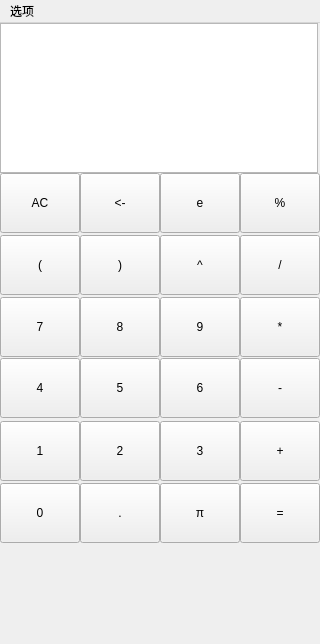
<?xml version="1.0" encoding="UTF-8"?>
<ui version="4.0">
 <class>MainWindow</class>
 <widget class="QMainWindow" name="MainWindow">
  <property name="geometry">
   <rect>
    <x>0</x>
    <y>0</y>
    <width>320</width>
    <height>644</height>
   </rect>
  </property>
  <property name="minimumSize">
   <size>
    <width>320</width>
    <height>515</height>
   </size>
  </property>
  <property name="maximumSize">
   <size>
    <width>320</width>
    <height>1000</height>
   </size>
  </property>
  <property name="sizeIncrement">
   <size>
    <width>0</width>
    <height>0</height>
   </size>
  </property>
  <property name="windowTitle">
   <string>计算器</string>
  </property>
  <widget class="QWidget" name="centralwidget">
   <widget class="QPushButton" name="pushButton_times">
    <property name="geometry">
     <rect>
      <x>240</x>
      <y>274</y>
      <width>80</width>
      <height>60</height>
     </rect>
    </property>
    <property name="text">
     <string>*</string>
    </property>
   </widget>
   <widget class="QPushButton" name="pushButton_right">
    <property name="geometry">
     <rect>
      <x>80</x>
      <y>212</y>
      <width>80</width>
      <height>60</height>
     </rect>
    </property>
    <property name="text">
     <string>)</string>
    </property>
   </widget>
   <widget class="QPushButton" name="pushButton_e">
    <property name="geometry">
     <rect>
      <x>160</x>
      <y>150</y>
      <width>80</width>
      <height>60</height>
     </rect>
    </property>
    <property name="text">
     <string>e</string>
    </property>
   </widget>
   <widget class="QPushButton" name="pushButton_7">
    <property name="geometry">
     <rect>
      <x>0</x>
      <y>274</y>
      <width>80</width>
      <height>60</height>
     </rect>
    </property>
    <property name="text">
     <string>7</string>
    </property>
   </widget>
   <widget class="QPushButton" name="pushButton_dot">
    <property name="geometry">
     <rect>
      <x>80</x>
      <y>460</y>
      <width>80</width>
      <height>60</height>
     </rect>
    </property>
    <property name="text">
     <string>.</string>
    </property>
   </widget>
   <widget class="QPushButton" name="pushButton_divide">
    <property name="geometry">
     <rect>
      <x>240</x>
      <y>212</y>
      <width>80</width>
      <height>60</height>
     </rect>
    </property>
    <property name="text">
     <string>/</string>
    </property>
   </widget>
   <widget class="QPushButton" name="pushButton_minus">
    <property name="geometry">
     <rect>
      <x>240</x>
      <y>335</y>
      <width>80</width>
      <height>60</height>
     </rect>
    </property>
    <property name="text">
     <string>-</string>
    </property>
   </widget>
   <widget class="QPushButton" name="pushButton_2">
    <property name="geometry">
     <rect>
      <x>80</x>
      <y>398</y>
      <width>80</width>
      <height>60</height>
     </rect>
    </property>
    <property name="text">
     <string>2</string>
    </property>
   </widget>
   <widget class="QPushButton" name="pushButton_4">
    <property name="geometry">
     <rect>
      <x>0</x>
      <y>335</y>
      <width>80</width>
      <height>60</height>
     </rect>
    </property>
    <property name="text">
     <string>4</string>
    </property>
   </widget>
   <widget class="QPushButton" name="pushButton_6">
    <property name="geometry">
     <rect>
      <x>160</x>
      <y>335</y>
      <width>80</width>
      <height>60</height>
     </rect>
    </property>
    <property name="sizePolicy">
     <sizepolicy hsizetype="Minimum" vsizetype="Fixed">
      <horstretch>0</horstretch>
      <verstretch>0</verstretch>
     </sizepolicy>
    </property>
    <property name="text">
     <string>6</string>
    </property>
   </widget>
   <widget class="QPushButton" name="pushButton_8">
    <property name="geometry">
     <rect>
      <x>80</x>
      <y>274</y>
      <width>80</width>
      <height>60</height>
     </rect>
    </property>
    <property name="text">
     <string>8</string>
    </property>
   </widget>
   <widget class="QPushButton" name="pushButton_AC">
    <property name="geometry">
     <rect>
      <x>0</x>
      <y>150</y>
      <width>80</width>
      <height>60</height>
     </rect>
    </property>
    <property name="text">
     <string>AC</string>
    </property>
   </widget>
   <widget class="QTextEdit" name="textEdit">
    <property name="geometry">
     <rect>
      <x>0</x>
      <y>0</y>
      <width>318</width>
      <height>150</height>
     </rect>
    </property>
    <property name="font">
     <font>
      <family>.萍方-简</family>
      <pointsize>18</pointsize>
     </font>
    </property>
    <property name="cursor" stdset="0">
     <cursorShape>IBeamCursor</cursorShape>
    </property>
    <property name="layoutDirection">
     <enum>Qt::LeftToRight</enum>
    </property>
    <property name="lineWrapMode">
     <enum>QTextEdit::NoWrap</enum>
    </property>
   </widget>
   <widget class="QPushButton" name="pushButton_5">
    <property name="geometry">
     <rect>
      <x>80</x>
      <y>335</y>
      <width>80</width>
      <height>60</height>
     </rect>
    </property>
    <property name="text">
     <string>5</string>
    </property>
   </widget>
   <widget class="QPushButton" name="pushButton_equal">
    <property name="geometry">
     <rect>
      <x>240</x>
      <y>460</y>
      <width>80</width>
      <height>60</height>
     </rect>
    </property>
    <property name="text">
     <string>=</string>
    </property>
   </widget>
   <widget class="QPushButton" name="pushButton_3">
    <property name="geometry">
     <rect>
      <x>160</x>
      <y>398</y>
      <width>80</width>
      <height>60</height>
     </rect>
    </property>
    <property name="text">
     <string>3</string>
    </property>
   </widget>
   <widget class="QPushButton" name="pushButton_plus">
    <property name="geometry">
     <rect>
      <x>240</x>
      <y>398</y>
      <width>80</width>
      <height>60</height>
     </rect>
    </property>
    <property name="text">
     <string>+</string>
    </property>
   </widget>
   <widget class="QPushButton" name="pushButton_BS">
    <property name="geometry">
     <rect>
      <x>80</x>
      <y>150</y>
      <width>80</width>
      <height>60</height>
     </rect>
    </property>
    <property name="text">
     <string>&lt;-</string>
    </property>
   </widget>
   <widget class="QPushButton" name="pushButton_0">
    <property name="geometry">
     <rect>
      <x>0</x>
      <y>460</y>
      <width>80</width>
      <height>60</height>
     </rect>
    </property>
    <property name="text">
     <string>0</string>
    </property>
   </widget>
   <widget class="QPushButton" name="pushButton_pi">
    <property name="geometry">
     <rect>
      <x>160</x>
      <y>460</y>
      <width>80</width>
      <height>60</height>
     </rect>
    </property>
    <property name="text">
     <string>π</string>
    </property>
   </widget>
   <widget class="QPushButton" name="pushButton_left">
    <property name="geometry">
     <rect>
      <x>0</x>
      <y>212</y>
      <width>80</width>
      <height>60</height>
     </rect>
    </property>
    <property name="text">
     <string>(</string>
    </property>
   </widget>
   <widget class="QPushButton" name="pushButton_1">
    <property name="geometry">
     <rect>
      <x>0</x>
      <y>398</y>
      <width>80</width>
      <height>60</height>
     </rect>
    </property>
    <property name="text">
     <string>1</string>
    </property>
   </widget>
   <widget class="QPushButton" name="pushButton_point">
    <property name="geometry">
     <rect>
      <x>160</x>
      <y>212</y>
      <width>80</width>
      <height>60</height>
     </rect>
    </property>
    <property name="text">
     <string>^</string>
    </property>
   </widget>
   <widget class="QPushButton" name="pushButton_mod">
    <property name="geometry">
     <rect>
      <x>240</x>
      <y>150</y>
      <width>80</width>
      <height>60</height>
     </rect>
    </property>
    <property name="text">
     <string>%</string>
    </property>
   </widget>
   <widget class="QPushButton" name="pushButton_9">
    <property name="geometry">
     <rect>
      <x>160</x>
      <y>274</y>
      <width>80</width>
      <height>60</height>
     </rect>
    </property>
    <property name="text">
     <string>9</string>
    </property>
   </widget>
   <zorder>textEdit</zorder>
   <zorder>pushButton_equal</zorder>
   <zorder>pushButton_dot</zorder>
   <zorder>pushButton_pi</zorder>
   <zorder>pushButton_0</zorder>
   <zorder>pushButton_1</zorder>
   <zorder>pushButton_plus</zorder>
   <zorder>pushButton_3</zorder>
   <zorder>pushButton_2</zorder>
   <zorder>pushButton_6</zorder>
   <zorder>pushButton_4</zorder>
   <zorder>pushButton_minus</zorder>
   <zorder>pushButton_5</zorder>
   <zorder>pushButton_8</zorder>
   <zorder>pushButton_7</zorder>
   <zorder>pushButton_9</zorder>
   <zorder>pushButton_times</zorder>
   <zorder>pushButton_divide</zorder>
   <zorder>pushButton_point</zorder>
   <zorder>pushButton_left</zorder>
   <zorder>pushButton_right</zorder>
   <zorder>pushButton_e</zorder>
   <zorder>pushButton_BS</zorder>
   <zorder>pushButton_mod</zorder>
   <zorder>pushButton_AC</zorder>
  </widget>
  <widget class="QMenuBar" name="menubar">
   <property name="geometry">
    <rect>
     <x>0</x>
     <y>0</y>
     <width>320</width>
     <height>28</height>
    </rect>
   </property>
   <widget class="QMenu" name="menu">
    <property name="title">
     <string>选项</string>
    </property>
    <addaction name="action"/>
    <addaction name="action_2"/>
   </widget>
   <addaction name="menu"/>
  </widget>
  <action name="action">
   <property name="text">
    <string>清除</string>
   </property>
  </action>
  <action name="action_2">
   <property name="text">
    <string>关闭</string>
   </property>
  </action>
 </widget>
 <tabstops>
  <tabstop>pushButton_0</tabstop>
  <tabstop>pushButton_dot</tabstop>
  <tabstop>pushButton_pi</tabstop>
  <tabstop>pushButton_1</tabstop>
  <tabstop>pushButton_2</tabstop>
  <tabstop>pushButton_3</tabstop>
  <tabstop>pushButton_4</tabstop>
  <tabstop>pushButton_5</tabstop>
  <tabstop>pushButton_6</tabstop>
  <tabstop>pushButton_7</tabstop>
  <tabstop>pushButton_8</tabstop>
  <tabstop>pushButton_9</tabstop>
  <tabstop>pushButton_left</tabstop>
  <tabstop>pushButton_right</tabstop>
  <tabstop>pushButton_point</tabstop>
  <tabstop>pushButton_AC</tabstop>
  <tabstop>pushButton_BS</tabstop>
  <tabstop>pushButton_e</tabstop>
  <tabstop>pushButton_mod</tabstop>
  <tabstop>pushButton_divide</tabstop>
  <tabstop>pushButton_times</tabstop>
  <tabstop>pushButton_minus</tabstop>
  <tabstop>pushButton_plus</tabstop>
  <tabstop>pushButton_equal</tabstop>
  <tabstop>textEdit</tabstop>
 </tabstops>
 <resources/>
 <connections/>
</ui>
